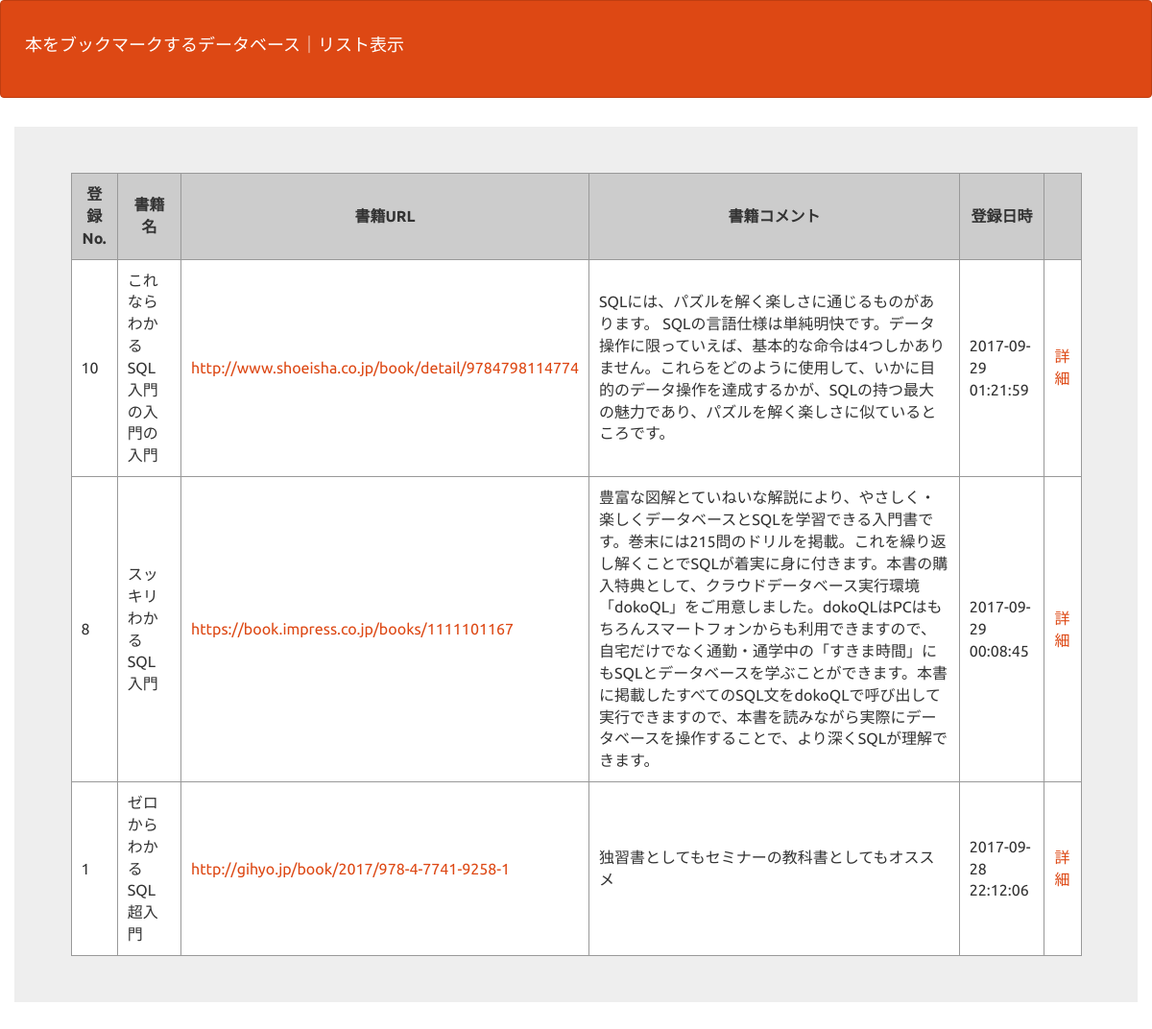
Screenshot of /BOOKMARK/bm_list_commonview.php with the database file from the repository.
### tables this page shows
CREATE TABLE IF NOT EXISTS `gs_bm_table` (
`id` int(11) NOT NULL,
  `name` varchar(64) NOT NULL,
  `url` text NOT NULL,
  `comment` text NOT NULL,
  `indate` datetime NOT NULL
);

### BOOKMARK/bm_list_commonview.php (the view, shortened to what this page needs)
<?php
$pdo = db_con();
$stmt = $pdo->prepare("SELECT * FROM gs_bm_table ORDER BY id DESC");
$status = $stmt->execute();
$view = "";
if($status==false){
  $error = $stmt->errorInfo();
  exit("QueryError:".$error[2]);
}else{
    while($result = $stmt->fetch(PDO::FETCH_ASSOC)){
        $view .= '<tr id="cell">';
        $view .=    '<td>';
        $view .=        $result["id"];
        $view .=    '</td>';
        $view .=    '<td>';
        $view .=        $result["name"];
        $view .=    '</td>';
        $view .=    '<td><a target="_blank" href="';
        $view .=        $result["url"];
        $view .=    '">';
        $view .=        $result["url"];
        $view .=    '</a></td>';
        $view .=    '<td>';
        $view .=        $result["comment"];
        $view .=    '</td>';
        $view .=    '<td>';
        $view .=        $result["indate"];
        $view .=    '</td>';
        $view .=    '<td>';
        $view .=        '<a href="bm_moredetail_view.php?id='.$result["id"].'">';
        $view .=        '詳細';
        $view .=        '</a>';
        $view .=    '</td>';
        $view .= '</tr>';
    }
}
?>
<!DOCTYPE html>
<html lang="ja">
<head>
<link rel="stylesheet" href="css/bootstrap.min.css">
<link rel="stylesheet" href="css/table_style.css">
</head>
<body id="main">
<header>
  <nav class="navbar navbar-default">
    <div class="container-fluid">
      <div class="navbar-header">
      <p class="navbar-brand">本をブックマークするデータベース｜リスト表示</p>
      </div>
    </div>
  </nav>
</header>
<div>
    <div class="container jumbotron">
        <table id="tab">
            <tr id="head">
                <td class="id">登録No.</td>
                <td class="name">書籍名</td>
                <td class="url">書籍URL</td>
                <td class="comment">書籍コメント</td>
                <td class="indate">登録日時</td>
                <td></td>
            </tr>
            <?= $view ?>
        </table>
    </div>
</div>
</body>
</html>

### BOOKMARK/css/table_style.css (style rules this page uses)
table { border-collapse: collapse; width: 90%; margin: 0 auto; }
table td { padding: 10px; border: 1px solid #999; }
#head { font-weight: bold; background-color: #cccccc; text-align: center; }
#cell { background-color: #ffffff; }

### BOOKMARK/bm_list_commonview.php (style rules this page uses)
div { padding: 10px;font-size:16px; }

### rows the page displays
gs_bm_table: value "10 これならわかるSQL 入門の入門の入門 http://www.shoeisha.co.jp/book/detail/9784798114774 SQLには、パズルを解く楽しさに通じるものがあります。 SQLの言語仕様は単純明快です。データ操作に限っていえば、基本的な命令は4つしかありません。これらをどのように使用して、いかに目的のデータ操作を達成するかが、SQLの持つ最大の魅力であり、パズルを解く楽しさに似ているところです。 2017-09-29 01:21:59 詳細"
gs_bm_table: value "8 スッキリわかる SQL 入門 https://book.impress.co.jp/books/1111101167 豊富な図解とていねいな解説により、やさしく・楽しくデータベースとSQLを学習できる入門書です。巻末には215問のドリルを掲載。これを繰り返し解くことでSQLが着実に身に付きます。本書の購入特典として、クラウドデータベース実行環境「dokoQL」をご用意しました。dokoQLはPCはもちろんスマートフォンからも利用できますので、自宅だけでなく通勤・通学中の「すきま時間」にもSQLとデータベースを学ぶことができます。本書に掲載したすべてのSQL文をdokoQLで呼び出して実行できますので、本書を読みながら実際にデータベースを操作することで、より深くSQLが理解できます。 2017-09-29 00:08:45 詳細"
gs_bm_table: value "1 ゼロからわかる SQL超入門 http://gihyo.jp/book/2017/978-4-7741-9258-1 独習書としてもセミナーの教科書としてもオススメ 2017-09-28 22:12:06 詳細"
